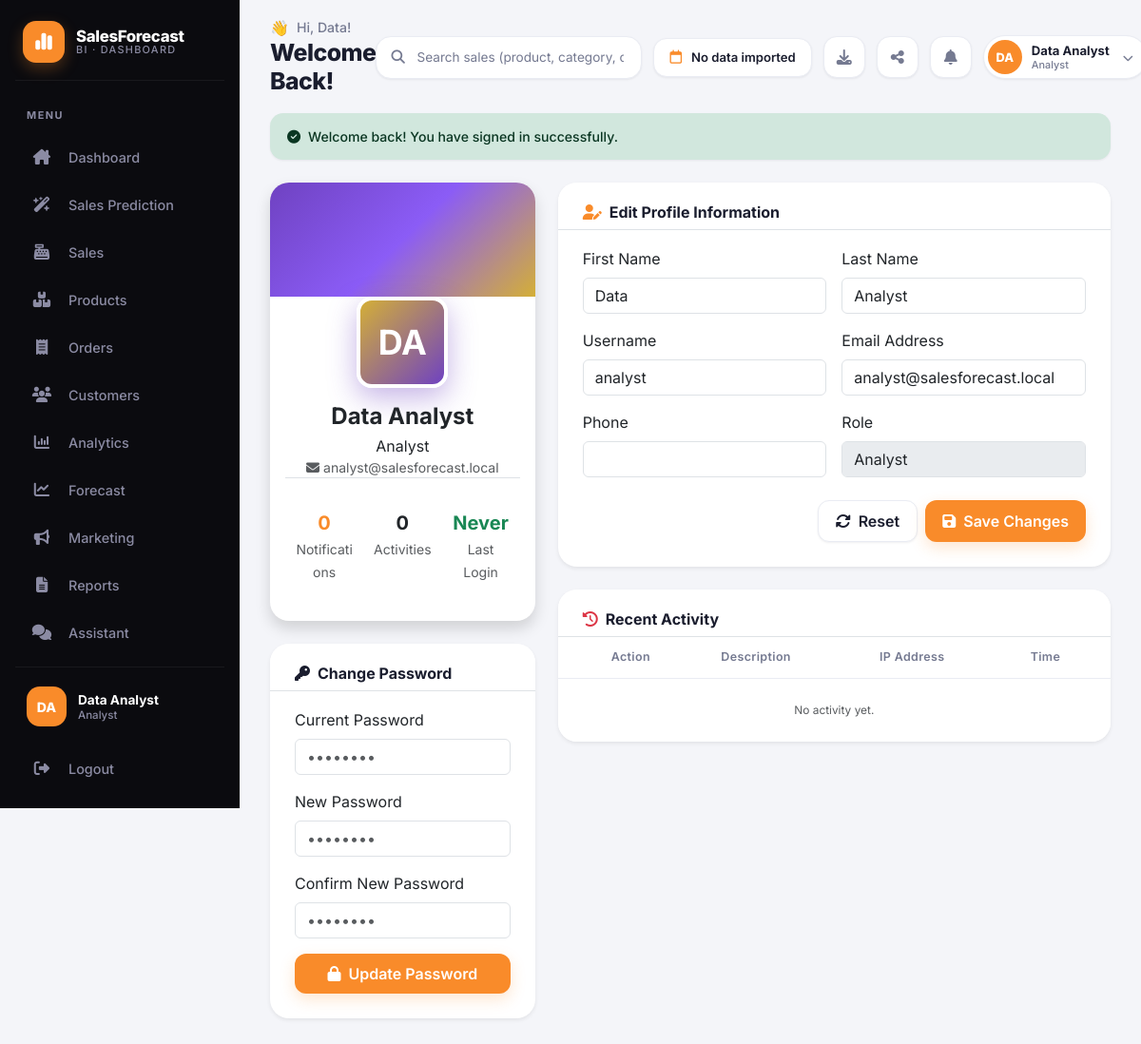
The app's page /public/profile.php (signed in) with its own data.
### tables this page shows
CREATE TABLE IF NOT EXISTS users (
    id INT PRIMARY KEY AUTO_INCREMENT,
    username VARCHAR(50) UNIQUE NOT NULL,
    email VARCHAR(100) UNIQUE NOT NULL,
    password VARCHAR(255) NOT NULL,
    first_name VARCHAR(100) NOT NULL,
    last_name VARCHAR(100) NOT NULL,
    phone VARCHAR(20),
    avatar VARCHAR(255),
    role_id INT NOT NULL,
    status ENUM('active','inactive','suspended') DEFAULT 'active',
    remember_token VARCHAR(255),
    reset_token VARCHAR(255),
    reset_expires DATETIME,
    last_login DATETIME,
    created_at TIMESTAMP DEFAULT CURRENT_TIMESTAMP,
    updated_at TIMESTAMP DEFAULT CURRENT_TIMESTAMP ON UPDATE CURRENT_TIMESTAMP,
    FOREIGN KEY (role_id) REFERENCES roles(id) ON DELETE CASCADE
);

CREATE TABLE IF NOT EXISTS roles (
    id INT PRIMARY KEY AUTO_INCREMENT,
    name VARCHAR(50) UNIQUE NOT NULL,
    description TEXT,
    permissions TEXT,
    created_at TIMESTAMP DEFAULT CURRENT_TIMESTAMP,
    updated_at TIMESTAMP DEFAULT CURRENT_TIMESTAMP ON UPDATE CURRENT_TIMESTAMP
);

### public/profile.php (the view, shortened to what the rows shown need)
<?php
$user = auth()->user();
$userId = (int)Session::userId();
$alModel = new ActivityLog();
$activities = $alModel->byUser($userId, 15);
include dirname(__FILE__, 2) . '/app/views/partials/header.php';
$initials = strtoupper(substr($user['first_name'] ?? 'U', 0, 1) . substr($user['last_name'] ?? '', 0, 1));
?>
<div class="fade-in">
    <div class="row g-4">
        <div class="col-xl-4">
            <div class="card mb-4 text-center overflow-hidden border-0 shadow">
                <div class="card-body pt-0 px-4 pb-4">
                    <div class="mx-auto mb-3 mt-n5 rounded-4 d-flex align-items-center justify-content-center text-white fw-bold border border-white" style="width:96px;height:96px;background:linear-gradient(135deg,#d4af37,#6f42c1);font-size:2.25rem;box-shadow:0 10px 30px rgba(111,66,193,0.4);border-width:4px !important;"><?= $initials ?></div>
                    <h4 class="fw-bold mb-1"><?= e($user['first_name'].' '.$user['last_name']) ?></h4>
                    <span class="tag tag-primary mb-2"><?= e($user['role_name'] ?? 'User') ?></span>
                    <p class="text-muted small mb-3"><i class="fas fa-envelope me-1"></i><?= e($user['email']) ?></p>
                    <div class="row g-3 text-center py-3 border-top">
                        <div class="col-4"><div class="fw-bold text-primary fs-5"><?= format_number($notifCount) ?></div><small class="text-muted">Notifications</small></div>
                        <div class="col-4"><div class="fw-bold text-accent fs-5"><?= format_number(count($activities)) ?></div><small class="text-muted">Activities</small></div>
                        <div class="col-4"><div class="fw-bold text-success fs-5"><?= $user['last_login']?format_date($user['last_login'],'M d'):'Never' ?></div><small class="text-muted">Last Login</small></div>
                    </div>
                </div>
            </div>
        </div>
        <div class="col-xl-8">
            <div class="card border-0 shadow-sm mb-4">
                <div class="card-body">
                    <form id="profileForm" onsubmit="updateProfile(event)">
                        <div class="row g-3">
                            <div class="col-md-6"><label class="form-label">First Name</label><input type="text" name="first_name" class="form-control" value="<?= e($user['first_name']) ?>" required></div>
                            <div class="col-md-6"><label class="form-label">Last Name</label><input type="text" name="last_name" class="form-control" value="<?= e($user['last_name']) ?>" required></div>
                            <div class="col-md-6"><label class="form-label">Username</label><input type="text" name="username" class="form-control" value="<?= e($user['username']) ?>" required></div>
                            <div class="col-md-6"><label class="form-label">Email Address</label><input type="email" name="email" class="form-control" value="<?= e($user['email']) ?>" required></div>
                            <div class="col-md-6"><label class="form-label">Role</label><input type="text" class="form-control" value="<?= e($user['role_name'] ?? 'User') ?>" disabled></div>
                        </div>
                    </form>
                </div>
            </div>
            <div class="card border-0 shadow-sm">
                <div class="card-body p-0">
                    <div class="table-responsive" style="max-height:400px;overflow-y:auto;">
                        <table class="table mb-0 align-middle">
                            <thead class="sticky-top bg-white"><tr><th style="width:40px;"></th><th>Action</th><th>Description</th><th>IP Address</th><th>Time</th></tr></thead>
                        </table>
                    </div>
                </div>
            </div>
        </div>
    </div>
</div>
<?php include dirname(__FILE__, 2) . '/app/views/partials/footer.php'; ?>

### app/views/partials/header.php (shortened to what the rows shown need)
<!DOCTYPE html>
<html lang="en">
<head>
    <link href="https://cdn.jsdelivr.net/npm/bootstrap@5.3.0/dist/css/bootstrap.min.css" rel="stylesheet">
    <link href="https://cdnjs.cloudflare.com/ajax/libs/font-awesome/6.4.0/css/all.min.css" rel="stylesheet">
</head>
<body>
<div class="wrapper">
    <aside class="sidebar" id="sidebar">
        <?php
            $user = auth()->user();
            $uAvatar = strtoupper(substr($user['first_name'] ?? 'A', 0, 1) . substr($user['last_name'] ?? 'R', 0, 1));
            $uFull = e(($user['first_name'] ?? 'Abdur') . ' ' . ($user['last_name'] ?? 'Rais'));
            $uRole = e($user['role_name'] ?? \Session::userRole() ?? 'Administrator');
        ?>
        <div class="sidebar-bottom">
            <div class="sidebar-user">
                <div class="avatar-xl"><?= $uAvatar ?></div>
                <div class="sidebar-user-text">
                    <span class="uname"><?= $uFull ?></span>
                    <span class="urole"><?= $uRole ?></span>
                </div>
            </div>
        </div>
    </aside>
    <main class="main">
        <div class="topbar">
            <div class="welcome-area">
                <div class="welcome-text">
                    <h6><span class="wave">👋</span> Hi, <?= e($user['first_name'] ?? 'Abdur Rais') ?>!</h6>
                    <h2>Welcome Back!</h2>
                </div>
            </div>
            <div class="topbar-right">
                <div class="dropdown">
                    <div class="user-chip" role="button" data-bs-toggle="dropdown" aria-expanded="false">
                        <div class="avatar-mini"><?= $uAvatar ?></div>
                        <div class="user-chip-text d-none d-md-flex">
                            <span class="uname"><?= $uFull ?></span>
                            <span class="urole"><?= $uRole ?></span>
                        </div>
                        <i class="fas fa-chevron-down caret"></i>
                    </div>
                </div>
            </div>
        </div>
        <div class="content">

### records on screen
users: uAvatar "DA", uFull "Data Analyst", role.name "Analyst", first_name "Data", initials "DA", first_name+last_name "Data Analyst", email "analyst@salesforecast.local", last_name "Analyst", username "analyst"

### other values on screen
$it['label'] "Dashboard"
$it['label'] "Sales Prediction"
$it['label'] "Sales"
$it['label'] "Products"
$it['label'] "Orders"
$it['label'] "Customers"
$it['label'] "Analytics"
$it['label'] "Forecast"
$it['label'] "Marketing"
$it['label'] "Reports"
$it['label'] "Assistant"
$it['label'] "Logout"
format_number($notifCount) "0"
format_number(count($activities)) "0"
